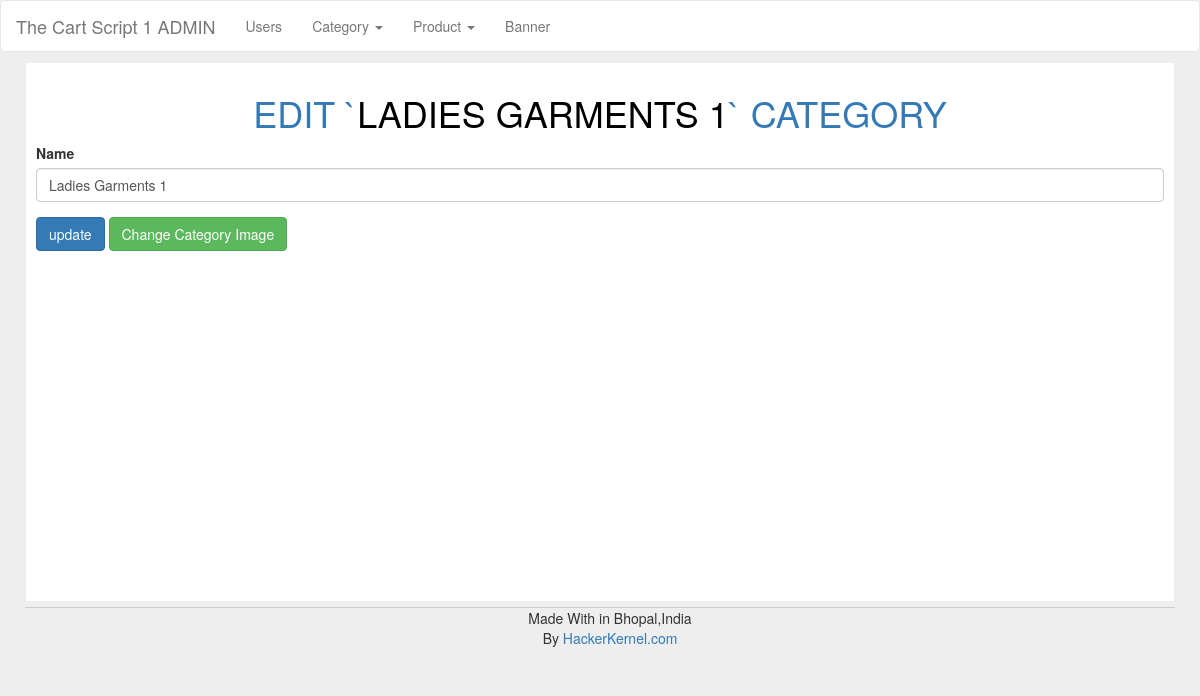
The page /admin/edit_category.php?id=1 (signed in) on the database as committed earlier.
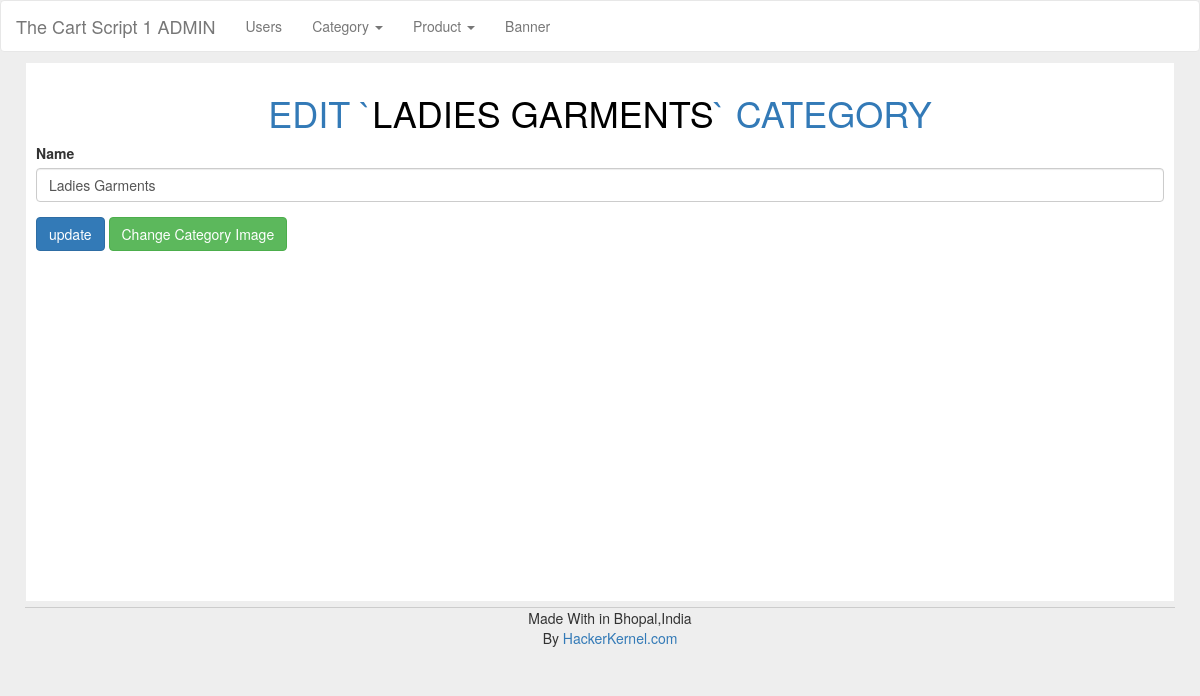
The same page on the database as committed later.
### tables this page shows
CREATE TABLE IF NOT EXISTS `category` (
  `id` int(11) NOT NULL,
  `name` text NOT NULL,
  `image` text NOT NULL
);

### classes/Db.php (called while the page is built, shortened)
<?php
	class Db{
		public static $_mysqli = null;
		private $_host = "localhost",
				$_database = "hk_cart_v1",
				$_username = "root",
				$_password = "";
		public function __construct(){
			return $this->Connnect();
		}
		public function Connnect(){
			self::$_mysqli = mysqli_connect($this->_host,$this->_username,$this->_password,$this->_database);
			if(!mysqli_connect_errno()){
				return self::$_mysqli;
			}else{
				echo "Connection Failed ". mysqli_connect_error();
			}
		}
		public function Query($q){
			$v =  mysqli_query(self::$_mysqli, $q);
			return $v;
		}
		public function Fetch($howmuch, $from, $where){
			if($where != null){
				$queryString = "SELECT ".$howmuch." FROM ".$from." WHERE ".$where;
			}else{
				$queryString = "SELECT ".$howmuch." FROM ".$from;
			}
			$query = $this->Query($queryString);
			$fetch = mysqli_fetch_assoc($query);
			return $fetch;
		}
	}
?>

### admin/inc/init.php (called while the page is built, shortened)
<?php
	require_once("./../classes/Db.php");
	require_once("./../inc/function.php");
	$db = new Db();
?>

### inc/function.php (called while the page is built, shortened)
<?php
	function escape($value){
		return trim(htmlentities(htmlspecialchars($value)));
	}
?>

### admin/edit_category.php (the view, shortened to what this page needs)
<?php
	require_once("inc/header.php");
	require_once("inc/navbar.php");
	if (isset($_GET['id'])) {
		$id = escape($_GET['id']);
		$category = $db->Fetch("*","category","id='$id'");
	}else{
		echo "<h1 class='text-center text-red'>invalid url</h1>";
		exit();
	}
?>
<div class="container padding-10">
	<div id="search-container">
		<h1 class="text-center text-upper text-bs-primary">Edit `<span class='text-black'><?php echo $category['name']; ?></span>` category</h1>
		<form action="edit_category.php?id=<?php echo $id; ?>" method="post">
			<div class="form-group">
				<label for="cname">Name</label>
				<input type="text" class="form-control" name="name" value='<?php echo $category['name']; ?>'>
			</div>
			<div class="form-group">
				<input type="submit" value="update" name="update" class="btn btn-primary">
				<a href="edit_category_image.php?id=<?php echo $category['id']; ?>" class='btn btn-success'>Change Category Image</a>
			</div>
		</form>
	</div>
	<?php require_once("../inc/footer-nav.php"); ?>
</div>
<?php
	require_once("inc/footer.php");
?>

Rows that differ between the two databases and show on the page:
changed category: name "LADIES GARMENTS 1" → "LADIES GARMENTS"; name "Ladies Garments 1" → "Ladies Garments"
